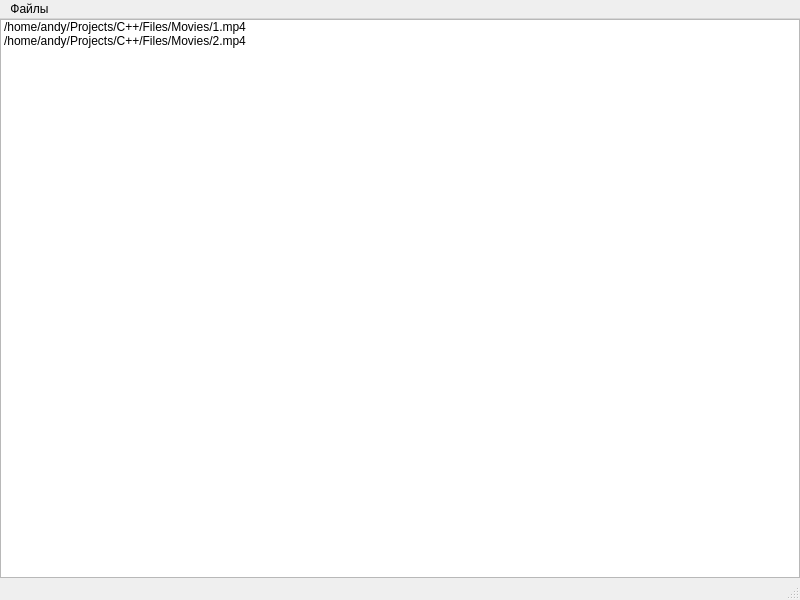
<?xml version="1.0" encoding="UTF-8"?>
<ui version="4.0">
 <class>MainWindow</class>
 <widget class="QMainWindow" name="MainWindow">
  <property name="geometry">
   <rect>
    <x>0</x>
    <y>0</y>
    <width>800</width>
    <height>600</height>
   </rect>
  </property>
  <property name="windowTitle">
   <string>MainWindow</string>
  </property>
  <widget class="QWidget" name="centralwidget">
   <layout class="QGridLayout" name="gridLayout">
    <property name="leftMargin">
     <number>0</number>
    </property>
    <property name="topMargin">
     <number>0</number>
    </property>
    <property name="rightMargin">
     <number>0</number>
    </property>
    <property name="bottomMargin">
     <number>0</number>
    </property>
    <property name="spacing">
     <number>0</number>
    </property>
    <item row="0" column="0">
     <widget class="QListWidget" name="listWidget">
      <property name="sizePolicy">
       <sizepolicy hsizetype="Expanding" vsizetype="Expanding">
        <horstretch>0</horstretch>
        <verstretch>0</verstretch>
       </sizepolicy>
      </property>
      <property name="resizeMode">
       <enum>QListView::Fixed</enum>
      </property>
      <item>
       <property name="text">
        <string>/home/andy/Projects/C++/Files/Movies/1.mp4</string>
       </property>
      </item>
      <item>
       <property name="text">
        <string>/home/andy/Projects/C++/Files/Movies/2.mp4</string>
       </property>
      </item>
     </widget>
    </item>
   </layout>
  </widget>
  <widget class="QMenuBar" name="menubar">
   <property name="geometry">
    <rect>
     <x>0</x>
     <y>0</y>
     <width>800</width>
     <height>22</height>
    </rect>
   </property>
   <widget class="QMenu" name="menu">
    <property name="title">
     <string>Файлы</string>
    </property>
    <addaction name="actionLoad"/>
    <addaction name="actionStart"/>
    <addaction name="separator"/>
    <addaction name="actionExit"/>
   </widget>
   <addaction name="menu"/>
  </widget>
  <widget class="QStatusBar" name="statusbar"/>
  <action name="actionLoad">
   <property name="text">
    <string>Загрузить</string>
   </property>
  </action>
  <action name="actionStart">
   <property name="checkable">
    <bool>false</bool>
   </property>
   <property name="text">
    <string>Старт</string>
   </property>
  </action>
  <action name="actionExit">
   <property name="text">
    <string>Выход</string>
   </property>
  </action>
 </widget>
 <resources/>
 <connections/>
</ui>
